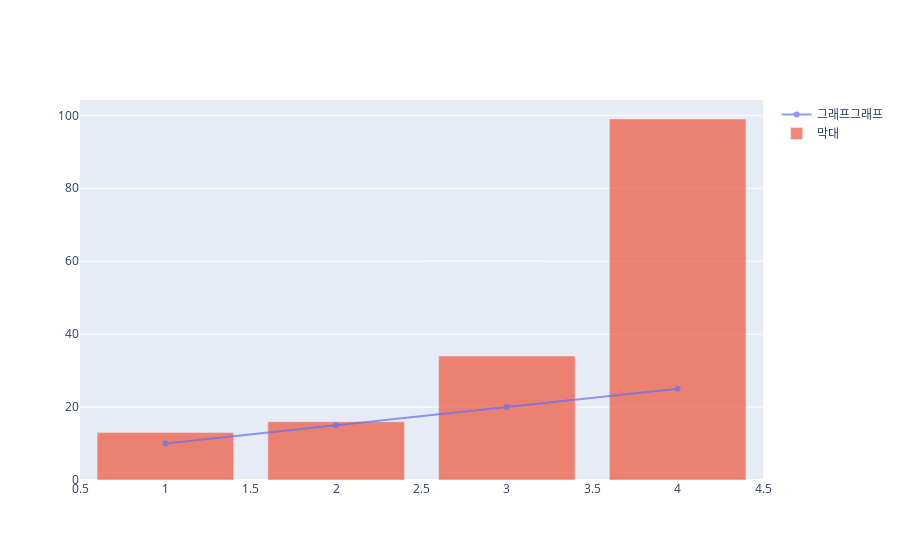

The notebook cell saved with this chart:
### Code cell
fig.update_traces(opacity=0.7)
fig.show()

### Figure 1 — Plotly figure (JSON) as saved in the notebook; plotly's stock layout.template omitted (floating-point values rounded to 4 significant figures)
{"data": [{"hovertemplate": "얼마요: %{y}", "mode": "lines+markers", "name": "그래프그래프", "opacity": 0.7, "type": "scatter", "x": [1, 2, 3, 4], "y": [10, 15, 20, 25]}, {"hovertemplate": "얼마요: %{y}", "name": "막대", "opacity": 0.7, "type": "bar", "x": [1, 2, 3, 4], "y": [13, 16, 34, 99]}], "layout": {}}
